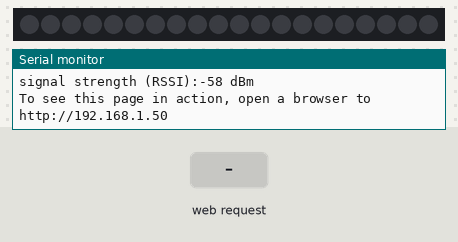
A sketch run on a simulated Arduino MKR. Shown: 20 RGB LEDs in strip order, left to right, the last lines printed to the serial monitor. Inputs (shaded band) come from the test bench. WiFi joins after 1.5 s; servers stay silent unless stated.

Above: at 12.7 s.
12.8 s: HTTP request GET /health received
At 13.7 s:
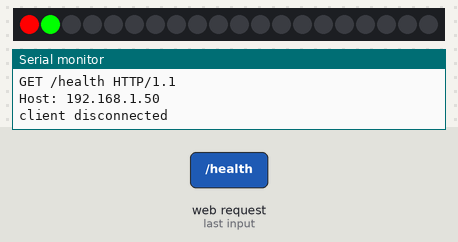
At 17.0 s:
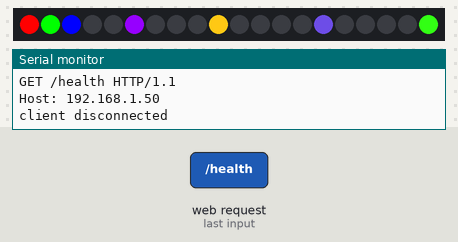
Timing chart, 0 to 18.5 s (numbered marks = the images above; inputs shaded):
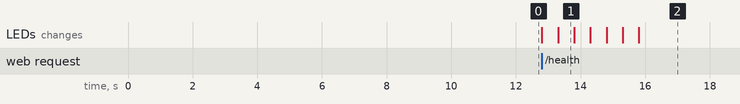

The sketch:

ARGB_led_listener.ino
```cpp
#include <FastLED.h>
#include <WiFiNINA.h>

char ssid[] = "";            //  your network SSID (name) between the " "
char pass[] = "";            // your network password between the " "
int keyIndex = 0;            // your network key Index number (needed only for WEP)
int status = WL_IDLE_STATUS; // connection status
WiFiServer server(80);       // server socket

WiFiClient client = server.available();

#define LED_PIN 7
#define NUM_LEDS 20

CRGB leds[NUM_LEDS];

void setup()
{
  Serial.begin(9600);
  while (!Serial)
    ;

  enable_WiFi();
  connect_WiFi();

  server.begin();
  printWifiStatus();
  FastLED.addLeds<WS2812, LED_PIN, GRB>(leds, NUM_LEDS);
}

void loop()
{
  client = server.available();
  if (!client)
    return;

  handleRequest();

  leds[0] = CRGB(255, 0, 0);
  FastLED.show();
  delay(500);
  leds[1] = CRGB(0, 255, 0);
  FastLED.show();
  delay(500);
  leds[2] = CRGB(0, 0, 255);
  FastLED.show();
  delay(500);
  leds[5] = CRGB(150, 0, 255);
  FastLED.show();
  delay(500);
  leds[9] = CRGB(255, 200, 20);
  FastLED.show();
  delay(500);
  leds[14] = CRGB(85, 60, 180);
  FastLED.show();
  delay(500);
  leds[19] = CRGB(50, 255, 20);
  FastLED.show();
  delay(500);
}

void printWifiStatus()
{
  // print the SSID of the network you're attached to:
  Serial.print("SSID: ");
  Serial.println(WiFi.SSID());

  // print your board's IP address:
  IPAddress ip = WiFi.localIP();
  Serial.print("IP Address: ");
  Serial.println(ip);

  // print the received signal strength:
  long rssi = WiFi.RSSI();
  Serial.print("signal strength (RSSI):");
  Serial.print(rssi);
  Serial.println(" dBm");

  Serial.print("To see this page in action, open a browser to http://");
  Serial.println(ip);
}

void enable_WiFi()
{
  // check for the WiFi module:
  if (WiFi.status() == WL_NO_MODULE)
  {
    Serial.println("Communication with WiFi module failed!");
    // don't continue
    while (true)
      ;
  }

  String fv = WiFi.firmwareVersion();
  if (fv < "1.0.0")
  {
    Serial.println("Please upgrade the firmware");
  }
}

void connect_WiFi()
{
  // attempt to connect to Wifi network:
  while (status != WL_CONNECTED)
  {
    Serial.print("Attempting to connect to SSID: ");
    Serial.println(ssid);
    // Connect to WPA/WPA2 network. Change this line if using open or WEP network:
    status = WiFi.begin(ssid, pass);

    // wait 10 seconds for connection:
    delay(10000);
  }
}

void handleRequest()
{
  if (!client)
    return;

  Serial.println("new client"); // print a message out the serial port
  String currentLine = "";      // make a String to hold incoming data from the client
  String action = "";
  while (client.connected())
  { // loop while the client's connected
    if (client.available())
    {                         // if there's bytes to read from the client,
      char c = client.read(); // read a byte, then
      Serial.write(c);        // print it out the serial monitor
      if (c == '\n')
      { // if the byte is a newline character

        // if the current line is blank, you got two newline characters in a row.
        // that's the end of the client HTTP request, so send a response:
        if (currentLine.length() == 0)
        {
          if (action == "GET /health")
          {
            // HTTP headers always start with a response code (e.g. HTTP/1.1 200 OK)
            // and a content-type so the client knows what's coming, then a blank line:
            client.println("HTTP/1.1 200 OK");
            client.println("Content-type:text/html");
            client.println();
            client.print("<body>Hello world!</body>");
            // The HTTP response ends with another blank line:
            client.println();
            // break out of the while loop:
            break;
          }
          else if (action == "POST /color")
          {
            // HTTP headers always start with a response code (e.g. HTTP/1.1 200 OK)
            // and a content-type so the client knows what's coming, then a blank line:
            client.println("HTTP/1.1 501 Not Implemented");
            client.println("Content-type:text/plain");
            client.println();
            client.print("Color setting will come in future");
            // The HTTP response ends with another blank line:
            client.println();
            // break out of the while loop:
            break;
          }
          else
          {
            // HTTP headers always start with a response code (e.g. HTTP/1.1 200 OK)
            // and a content-type so the client knows what's coming, then a blank line:
            client.println("HTTP/1.1 400 Bad Request");
            client.println("Content-type:text/plain");
            client.println();
            client.print("Arduino Uno cannot not process the request");
            // The HTTP response ends with another blank line:
            client.println();
            // break out of the while loop:
            break;
          }
        }
        else
        { // if you got a newline, then clear currentLine:
          currentLine = "";
        }
      }
      else if (c != '\r')
      {                   // if you got anything else but a carriage return character,
        currentLine += c; // add it to the end of the currentLine
      }

      if (currentLine.endsWith("POST /color"))
      {
        action = "POST /color";
      }
      if (currentLine.endsWith("GET /health"))
      {
        action = "GET /health";
      }
    }
  }
  // close the connection:
  client.stop();
  Serial.println("client disconnected");
}
```

Measured:
- after the input at 12.8 s, the LEDs: first change at once (image 1 shows a later state)
